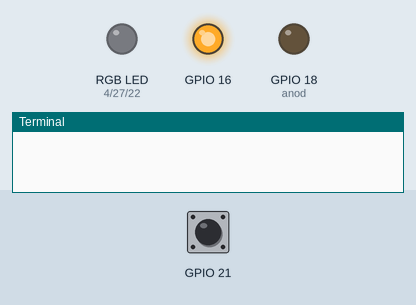
This program was run on a simulated Raspberry Pi (BCM pin numbers). Parts: an RGB LED mixed from three pins (HIGH = lit), output pins drawn as LEDs (lit = HIGH), the last lines printed to the terminal. The test bench sets the inputs (shaded band); at power-on: GPIO 21 LOW.

Above: at 1.2 s.
1.3 s: GPIO 21 pulled HIGH for 0.15 s
At 2.7 s:
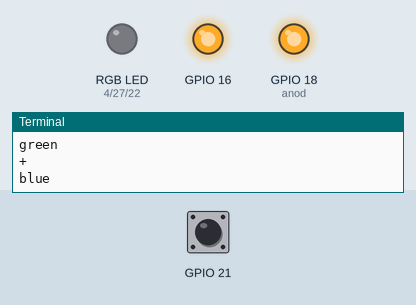
4.4 s: GPIO 21 pulled HIGH for 1 s
At 5.2 s:
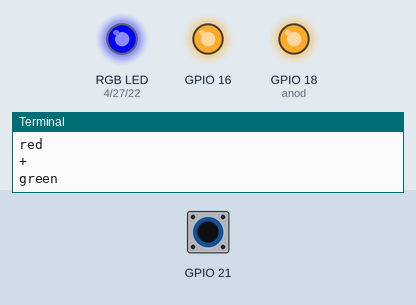
8.4 s: GPIO 21 pulled HIGH for 0.15 s
At 9.3 s:
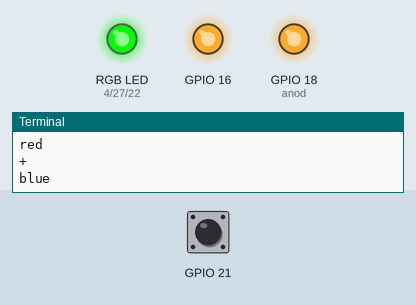
11.5 s: GPIO 21 pulled HIGH for 3.2 s
At 13.0 s:
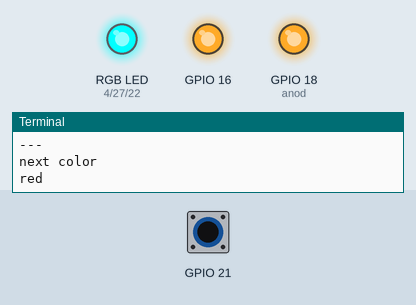
16.3 s: GPIO 21 pulled HIGH for 0.15 s
At 17.7 s:
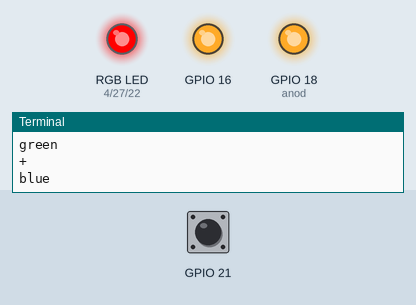
19.4 s: GPIO 21 pulled HIGH for 1 s
At 20.2 s:
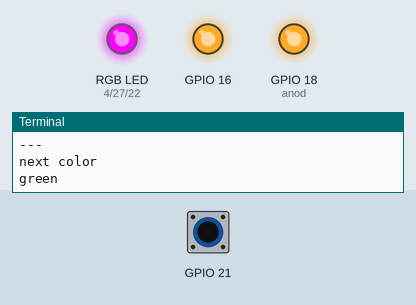
Timing chart, 0 to 24.2 s (numbered marks = the images above; inputs shaded):
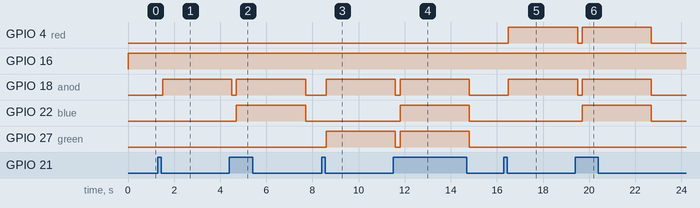

Measured:
- after the input at 1.3 s, GPIO 18 (anod): LOW → HIGH after 0.20 s
- after the input at 4.4 s, GPIO 22 (blue): LOW → HIGH after 0.30 s, → LOW 3.0 s later
- after the input at 8.4 s, GPIO 18 (anod), GPIO 27 (green): LOW → HIGH after 0.20 s
- after the input at 11.5 s, GPIO 22 (blue): LOW → HIGH after 0.30 s, → LOW 3.0 s later
- after the input at 16.3 s, GPIO 4 (red), GPIO 18 (anod): LOW → HIGH after 0.20 s
- after the input at 19.4 s, GPIO 22 (blue): LOW → HIGH after 0.30 s, → LOW 3.0 s later

The program:

4_rgb_LED_automatic.py
```python
import RPi.GPIO as GPIO
import time


def color(list):
    try:
        GPIO.setmode(GPIO.BCM)
        anod = 18
        GPIO.setup(anod, GPIO.OUT)
        red = 4
        GPIO.setup(red, GPIO.OUT)
        green = 27
        GPIO.setup(green, GPIO.OUT)
        blue = 22
        GPIO.setup(blue, GPIO.OUT)

        GPIO.output(anod, GPIO.HIGH)
        printed = False
        #list -> rgb
        if(list[0] == 1):
            GPIO.output(red, GPIO.HIGH)
        else:
            GPIO.output(red, GPIO.LOW)
            print("red ")
            printed = True
        if(list[1] == 1):
            GPIO.output(green, GPIO.HIGH)
        else:
            GPIO.output(green, GPIO.LOW)
            if(printed):
                print("+")
            printed = True
            print("green")
        if(list[2]==1):
            GPIO.output(blue, GPIO.HIGH)
        else:
            GPIO.output(blue, GPIO.LOW)
            if(printed):
                print("+")
            printed = True
            print("blue")

        time.sleep(3)
        print("---")

    finally:

        GPIO.output(18, GPIO.LOW)
        GPIO.output(4, GPIO.LOW)
        GPIO.output(27, GPIO.LOW)
        GPIO.output(22, GPIO.LOW)
        GPIO.cleanup()

def main():

    i = 0;
    try:
        while True:
            GPIO.setmode(GPIO.BCM)
            GPIO.setup(21, GPIO.IN, pull_up_down=GPIO.PUD_DOWN) # Set pin 10 to be an input pin and set initial value to be pulled low (off)
            listContain = [[0, 0, 0],
                        [0, 0, 1],
                        [0, 1, 0],
                        [0, 1, 1],
                        [1, 0, 0],
                        [1, 0, 1],
                        [1, 1, 0],
                        [1, 1, 1]]
            GPIO.setup(16, GPIO.OUT)
            GPIO.output(16, GPIO.HIGH)
            if GPIO.input(21) == GPIO.HIGH:
                time.sleep(0.2)
                print("next color")
                if(i%8==7):
                    i+=1
                color(listContain[i%8])
                i+=1
    finally:
            GPIO.output(16, GPIO.LOW)
            GPIO.cleanup()
main()
```
